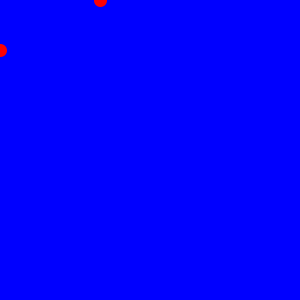
Frame 1 (no input)
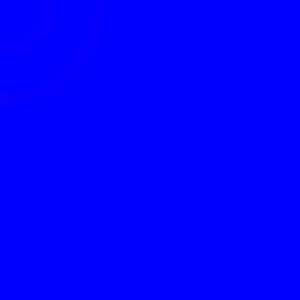
Frame 60 (the mouse pressed at the canvas centre just before this capture)
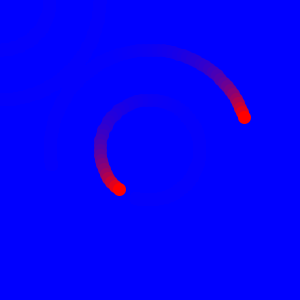
Frame 120 (the mouse held since frame 60 and released just before this capture)

The Processing sketch that drew these frames (run headless with seeded random() and noise(); from frame 60 on, the mouse is pressed at the canvas centre):

// Processing sketch: A004ScieConcentricheSeguonoMouse
// ── A004ScieConcentricheSeguonoMouse.pde
float t1;
float t2;
float amp1, amp2;
float puls1, puls2;

void setup() {
  size(300, 300);
  background(0, 0, 255);
  
  amp1 = width/3.; // valore della ampiezza del moto della pallina 1
  amp2 = width/6.; // valore della ampiezza del moto della pallina 2
  
  puls1 = 1./20.; // valore della pulsazione del moto della pallina 1
  puls2 = 1./10.; // valore della pulsazione del moto della pallina 2
}

void draw() {
  tracceSeguiMouse();
}

void tracceSeguiMouse()
{
  permettiScia();

  translate(mouseX, mouseY); // segui mouse !

  stroke(255, 0, 0);
  strokeWeight(13);
  disegnaPuntoEsterno();
  disegnaPuntoInterno();
}

void disegnaPuntoEsterno()
{
  float nuovaX, nuovaY;
  // traccia esterna
  nuovaX = amp1*cos(puls1*t1);
  nuovaY = amp1*sin(puls1*t1);
  t1++;
  point(nuovaX, nuovaY);
}

void disegnaPuntoInterno()
{
  float nuovaX, nuovaY;
  // traccia interna
  nuovaX = amp2*sin(puls2*t2);
  nuovaY = amp2*cos(puls2*t2);
  t2++;
  point(nuovaX, nuovaY);
}

// permette la scia !
void permettiScia()
{
  noStroke();
  fill(0, 0, 255, 30.0); // blu trasparente
  rect(0, 0, width, height); // rettangolone blu
}
